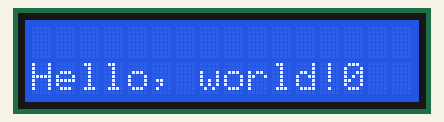
Recording of a sketch running on a simulated Arduino Uno, built with avr-gcc and run on an emulated ATmega328P. Parts: 16×2 character LCD.

Above: at 0.1 s.
At 4.1 s:
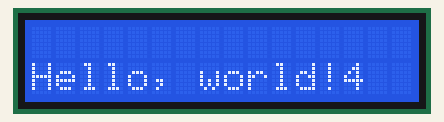
At 9.1 s:
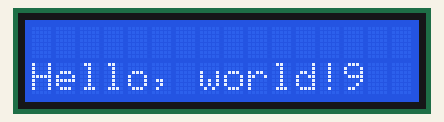
At 19.1 s:
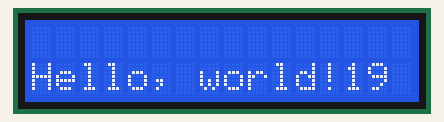
At 29.1 s:
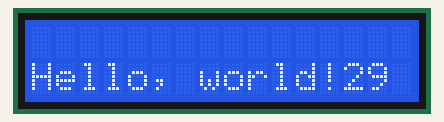
At 39.1 s:
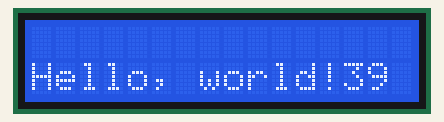

The sketch:

LCD_Hello_World.ino
```cpp
// LCD Hello World Print
#include <LiquidCrystal.h>
const int rs = 12, en = 11, d4 = 6, d5 = 5, d6 = 4, d7 = 3;
LiquidCrystal lcd(rs, en, d4, d5, d6, d7); //Declare pinMode

void setup() {
  lcd.begin(16, 2); //Declare Dimention of the Display
}

void loop() {
  lcd.setCursor(0, 1); //Set the cursor at 1st column 1st row
  lcd.print("Hello, world!");
  lcd.print(millis() / 1000); // Count Seconds
}
```

Measured:
- what the display in image 1 shows lasts 1.0 s, from 4.0 s to 5.0 s
